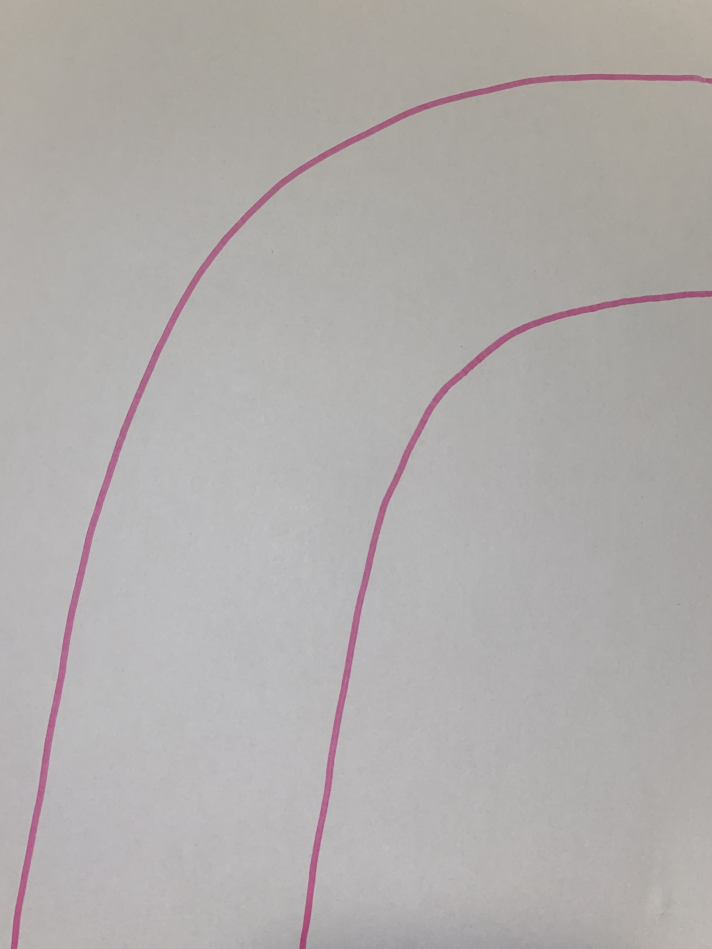
#> input picture q4project3/image.jpg, 2846 x 3794 px (shown at 1/4 size)
$ python tracking.py
#> lines starting #> are read from the running program, lines starting #| are printed output that depends on the picture; after the words box and inside, x2 and y2 are one past the last pixel; in counts of white or black regions, pixels touching at a corner belong together
import cv2
import numpy as np
import imutils

img = cv2.imread('image.jpg')
#> img is the input picture: shape (3794, 2846, 3); mean B, G, R 172, 173.4, 177
ratio = img.shape[0] /500
#> ratio = 7.59
orig = img.copy()
img = imutils.resize(img, height = 500)
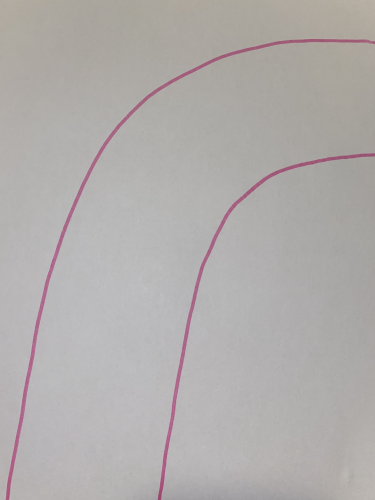
#> img: shape (500, 375, 3); mean B, G, R 172, 173.4, 177

gray = cv2.cvtColor(img,cv2.COLOR_BGR2GRAY)
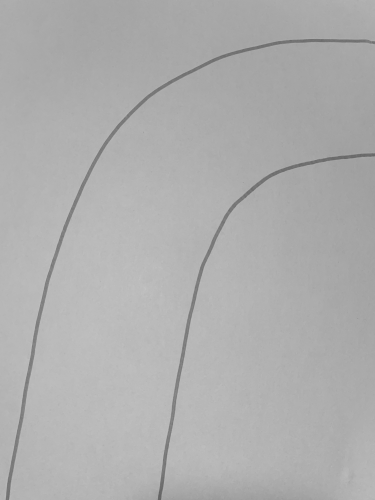
#> gray: shape (500, 375); min 100, max 194, mean 174.3
gray = cv2.GaussianBlur(gray, (9,9),0)

low = 55
high = 115
edges = cv2.Canny(gray,low,high)
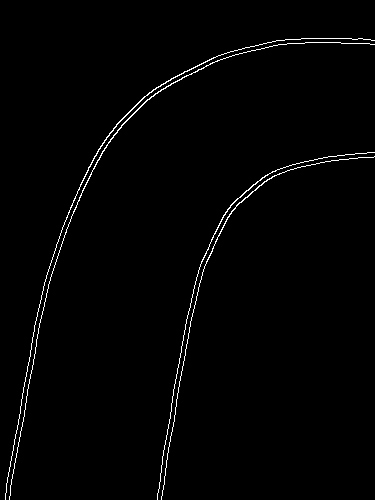
#> edges: shape (500, 375); 1.3% white in thin lines or dots

h=500
start = 0

sh = 500
eh = 500
end = 374
middle = 187

cake = 0
cake2 = 4
x3 = 5
x4 = 1
x5 = 2
x6 = 6
x7 = 7
x8 = 3

ypoop1 = 500
ypoop2 = 500
pointAx = 187
pointAy = 500
pointBx = 0
saved = []

manp = 0
mank = 1
manp2 = 2
pank = 3
while h>500-40:
    thirdline = []

    # outlining triangles because honestly what the fuck is up
    cv2.line(img, (pointAx - 187, ypoop1), (pointAx + 187, ypoop2), (0, 255, 0), 2)
    cv2.line(img, (pointAx - 187, ypoop1), (pointAx, pointAy - 160), (0, 255, 0), 2)
    cv2.line(img, (pointAx + 187, ypoop2), (pointAx, pointAy - 160), (0, 255, 0), 2)

    # t = np.array([[(start, h), (end, h), (middle, h-40)]])
    print( "ax " + str(pointAx))
    print( "ay " + str(pointBx))
    t = np.array([[(pointAx-187,ypoop1), (pointAx + 187, ypoop2), (pointAx, pointAy-160)]])
    # cv2.fillPoly(img, t, 255)
    # period = np.array([[()]])
    mask = np.zeros_like(edges)
    cv2.fillPoly(mask, t, 255)
    mask_image = cv2.bitwise_and(edges, mask)


    # (pointAx - 187, ypoop1), (pointAx + 187, ypoop2), (pointAx, pointAy - 40)

    rho = 1  # distance resolution in pixels of the Hough grid
    threshold = 20  # min number of votes
    theta = np.pi / 180  # angular resolution in radians of the Hough grid
    min_line_length = 10  # min number of pixels making up a line(100)
    max_line_gap = 40  # max gap in pixels between connectable line segments (30)
    line_image = np.copy(img) * 0
    lines = cv2.HoughLinesP(mask_image, rho, theta, threshold, np.array([]), min_line_length, max_line_gap)
    left = []
    # [9 lines of commented-out code are left out]


    if lines is None:
        pass
    else:
        for x in range(0, len(lines)):
            for x1, y1, x2, y2 in lines[x]:
                # print("fina " + str((x1+x2)/2))
                # if (x1+x2)/2 == mostleft:

                    thirdline.append(x1)
                    thirdline.append(y1)
                    thirdline.append(x2)
                    thirdline.append(y2)
                    cv2.line(img, (x1, y1), (x2, y2), (0, 0, 255), 2)
                    # [27 lines of commented-out code are left out]
    pointAx = int((thirdline[cake] + thirdline[cake2]) / 2)
    pointAy = int((thirdline[x3] + thirdline[x4]) / 2)

    pointBx = int((thirdline[x5] + thirdline[x6]) / 2)
    pointBy = int((thirdline[x7] + thirdline[x8]) / 2)


    print("point a " + str(pointAx))
    if pointAx-thirdline[cake] <50:
        pass
    if pointAx-thirdline[cake2] <50:
        pass
    if pointAx - thirdline[x5]<50:
        pass
    if pointAx - thirdline[x6] < 50:
        pass
    if pointBx-thirdline[x5] <50:
        pass
    if pointBx - thirdline[cake] < 50:
        pass
    if pointBx - thirdline[cake2] < 50:
        pass
    if pointBx-thirdline[x6] <50:
        pass
    else:
        slope = (pointBy-pointAy)/(pointBx-pointAx)
        normal = -1/slope
        normal = int(normal)
        ypoop1=500 -  (normal*(pointBx + 187 - pointBx) + pointBy)
        ypoop2 =500 - (normal*(pointBx - 187 - pointBx) + pointBy)
        print("y1 " + str(ypoop1))
        print("y2 " + str(ypoop2))
        cv2.arrowedLine(img,  (pointAx, pointAy), (pointBx, pointBy), (0, 0, 255), 2)
        cv2.line(img, (pointAx, pointAy), (pointBx, pointBy), (0, 255, 0), 2)


        # [6 lines of commented-out code are left out]


    cake = cake + 8

    cake2 = cake2 + 8
    x3 = x3 + 8
    x4 = x4 + 8
    x5 = x5 + 8
    x6 = x6 + 8
    x7 = x7 + 8
    x8 = x8 + 8


        # [11 lines of commented-out code are left out]


    h = h - 160
#> this loop made 1 pass
#> pass 1, `mask_image = cv2.bitwise_and(edges, mask)`:
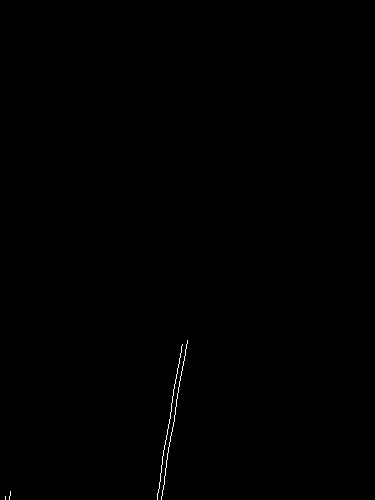
#> mask_image: shape (500, 375); 0.18% white in thin lines or dots, all inside (x1, y1, x2, y2) = (5, 340, 188, 500)
#> after the loop:
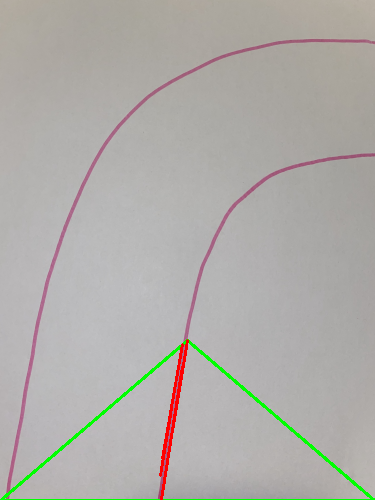
#> img: shape (500, 375, 3); 1.51% of pixels changed, all inside (x1, y1, x2, y2) = (0, 339, 375, 500)
#> after the loop:
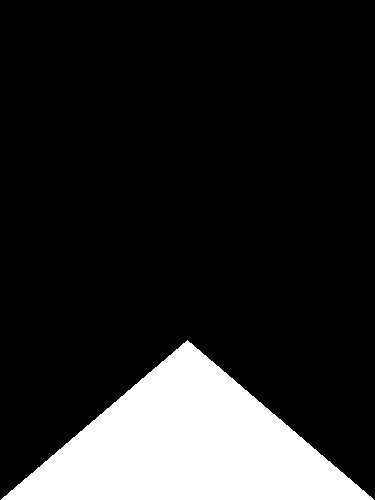
#> mask: shape (500, 375); 16% white; 1 white region, box (x1, y1, x2, y2) and area: (1, 340, 374, 500) 29947
#> after the loop, cake = 8; cake2 = 12; h = 340; x3 = 13; x4 = 9; x5 = 10; x6 = 14; x7 = 15; x8 = 11

cv2.imwrite('picFinal.jpg', img)

$ run again, with q4project3/rotate.jpg copied over q4project3/image.jpg
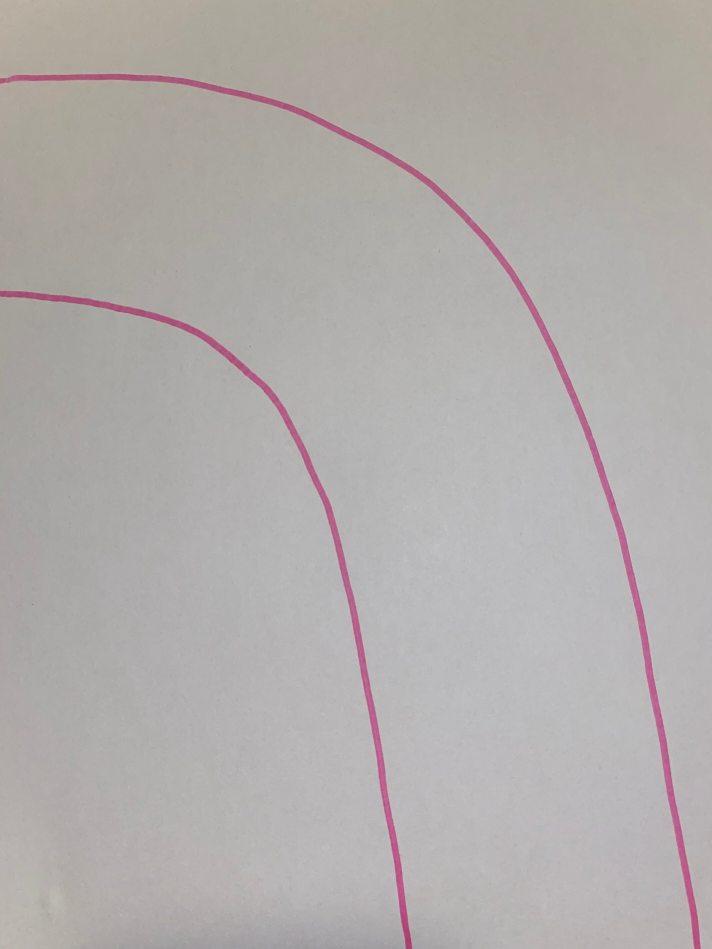
#> input picture q4project3/rotate.jpg, 2846 x 3794 px (shown at 1/4 size)
#> img is the input picture: shape (3794, 2846, 3); mean B, G, R 171.7, 173.3, 177.6
#> `edges = cv2.Canny(gray,low,high)`:
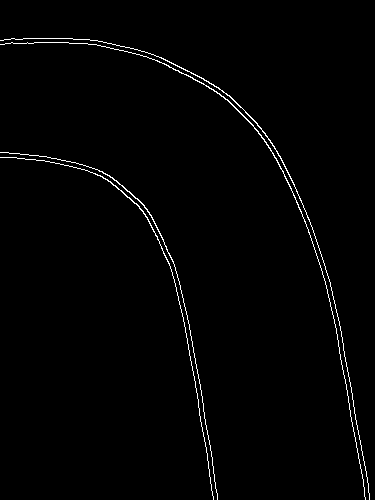
#> edges: shape (500, 375); 1.3% white in thin lines or dots
#> after the loop `while h>500-40:`:
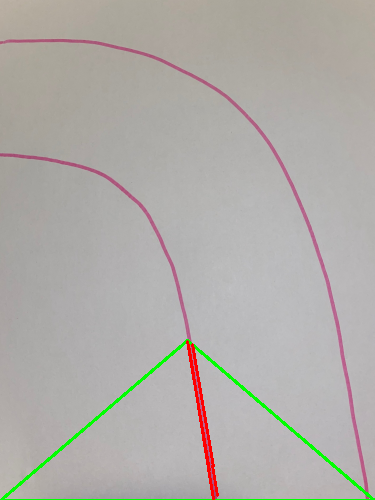
#> img: shape (500, 375, 3); mean B, G, R 169, 173.3, 176.1
#> after the loop `while h>500-40:`: cake = 8; cake2 = 12; h = 340; x3 = 13; x4 = 9; x5 = 10; x6 = 14; x7 = 15; x8 = 11
